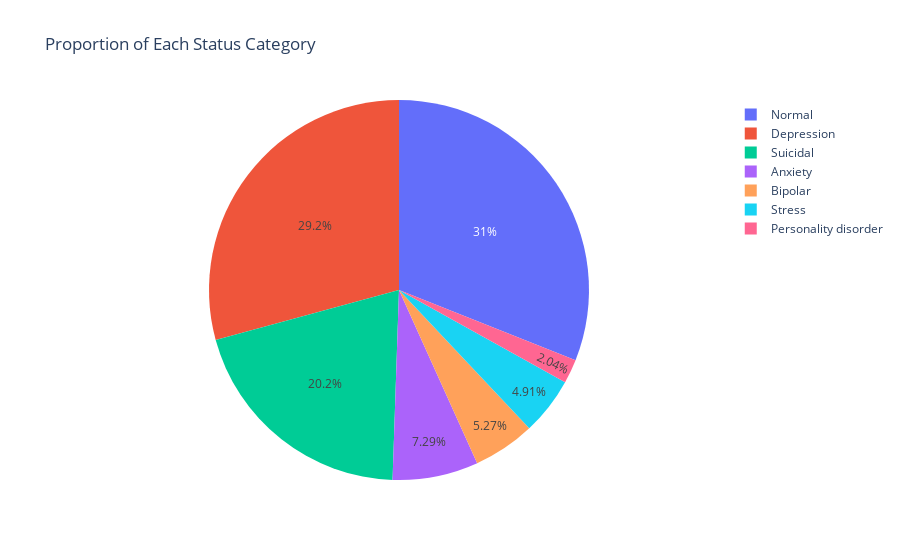

Source (notebook cell):
### Code cell
# Summarize good data

# Class 'Status' Distribution
fig = px.pie(df, names='status', title='Proportion of Each Status Category')
fig.show()

# Word Cloud
all_text = ' '.join(df['cleaned_statement'])
wordcloud = WordCloud(width=800, height=400, background_color='white', random_state=42).generate(all_text)
plt.figure(figsize=(10, 6))
plt.imshow(wordcloud, interpolation='bilinear')
plt.axis('off')
plt.title('Word Cloud of Cleaned Statements')
plt.show()

### Figure 1 — Plotly figure (JSON) as saved in the notebook; plotly's stock layout.template omitted (floating-point values rounded to 4 significant figures; data arrays with more than 128 entries replaced by an {"elided": "..."} marker saying what was removed)
{"data": [{"domain": {"x": [0, 1], "y": [0, 1]}, "hovertemplate": "status=%{label}<extra></extra>", "labels": {"elided": "105362 str values"}, "legendgroup": "", "name": "", "showlegend": true, "type": "pie"}], "layout": {"legend": {"tracegroupgap": 0}, "title": {"text": "Proportion of Each Status Category"}}}
